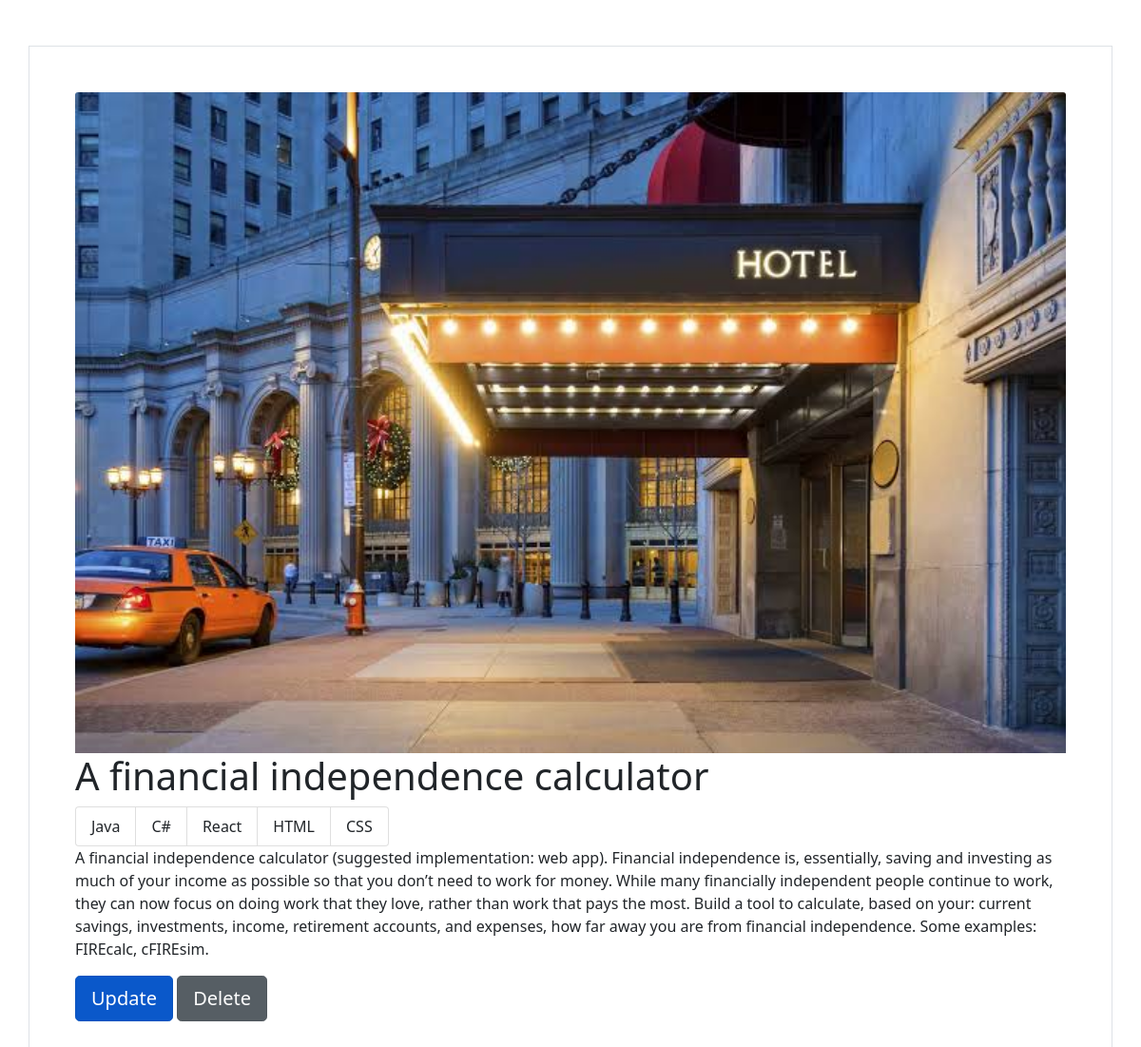
/project/49003fd7-9cd5-4374-86d1-2a7d4e0e1605/, run on the app's committed database.
### project/models.py (models this page shows, shortened)
class Project(models.Model):
    id = models.UUIDField(default=uuid.uuid4, editable=False, null=False, blank=False, primary_key=True)
    title = models.CharField(null=False, blank=False, max_length=200)
    description = models.TextField(null=True, blank=True)
    featured_image = models.ImageField(null=True, blank=True, default='Design.JPG', upload_to='static/images/')
    demo_link = models.CharField(null=True, blank=True, max_length=200)
    source_code = models.CharField(null=True, blank=True, max_length=200)
    created = models.DateTimeField(auto_now_add=True)
    tags = models.ManyToManyField('Tag', blank=True)

class Tag(models.Model):
    id = models.UUIDField(default=uuid.uuid4, editable=False, null=False, blank=False, primary_key=True)
    name = models.CharField(max_length=200, blank=True, null=True)

### project/views.py (the view)
# urls.py: path('', include('project.urls')),
def project(request, pk):
    project = Project.objects.get(id=pk)
    tags = project.tags.all()
    context = {"project":project, 'tags':tags}
    return render(request, 'project/project.html', context)

### project/templates/project/project.html (shortened to what this page needs)
<!DOCTYPE html>
{% load static %}
<html lang="en">
  <head>
    <link
      href="https://cdn.jsdelivr.net/npm/bootstrap@5.1.3/dist/css/bootstrap.min.css"
      rel="stylesheet"
    />
  </head>
  <body>
    <div class="container p-5 my-5 border">
      {% if project.featured_image %}
      <img src="{{project.featured_image.url}}" class="card-img-top" alt="" />
      {% else %}
      <img src="{% static 'images/b.jpeg' %}" class="card-img-top" alt="" />
      {% endif %}
      <h1>{{project.title}}</h1>
      <ul class="list-group list-group-horizontal">
        {% for tag in tags %}
        <li class="list-group-item">{{tag.name}}</li>
        {% endfor %}
      </ul>
      <p>{{project.description}}</p>
      <a
        href="{% url 'update-project' project.id %}"
        class="btn btn-primary btn-lg active"
        role="button"
        aria-pressed="true"
        >Update</a
      >
      <a
        href="{% url 'delete-project' project.id %}"
        class="btn btn-secondary btn-lg active"
        role="button"
        aria-pressed="true"
        >Delete</a
      >
    </div>
  </body>
</html>

### data on the page
Project: featured_image (picture), title "A financial independence calculator", description "A financial independence calculator (suggested implementation: web app). Financial independence is, essentially, saving and investing as much of your income as possible so that you don’t need to work for money. While many financially independent people continue to work, they can now focus on doing work that they love, rather than work that pays the most. Build a tool to calculate, based on your: current savings, investments, income, retirement accounts, and expenses, how far away you are from financial independence. Some examples: FIREcalc, cFIREsim."
Tag: name "Java"
Tag: name "C#"
Tag: name "React"
Tag: name "HTML"
Tag: name "CSS"
